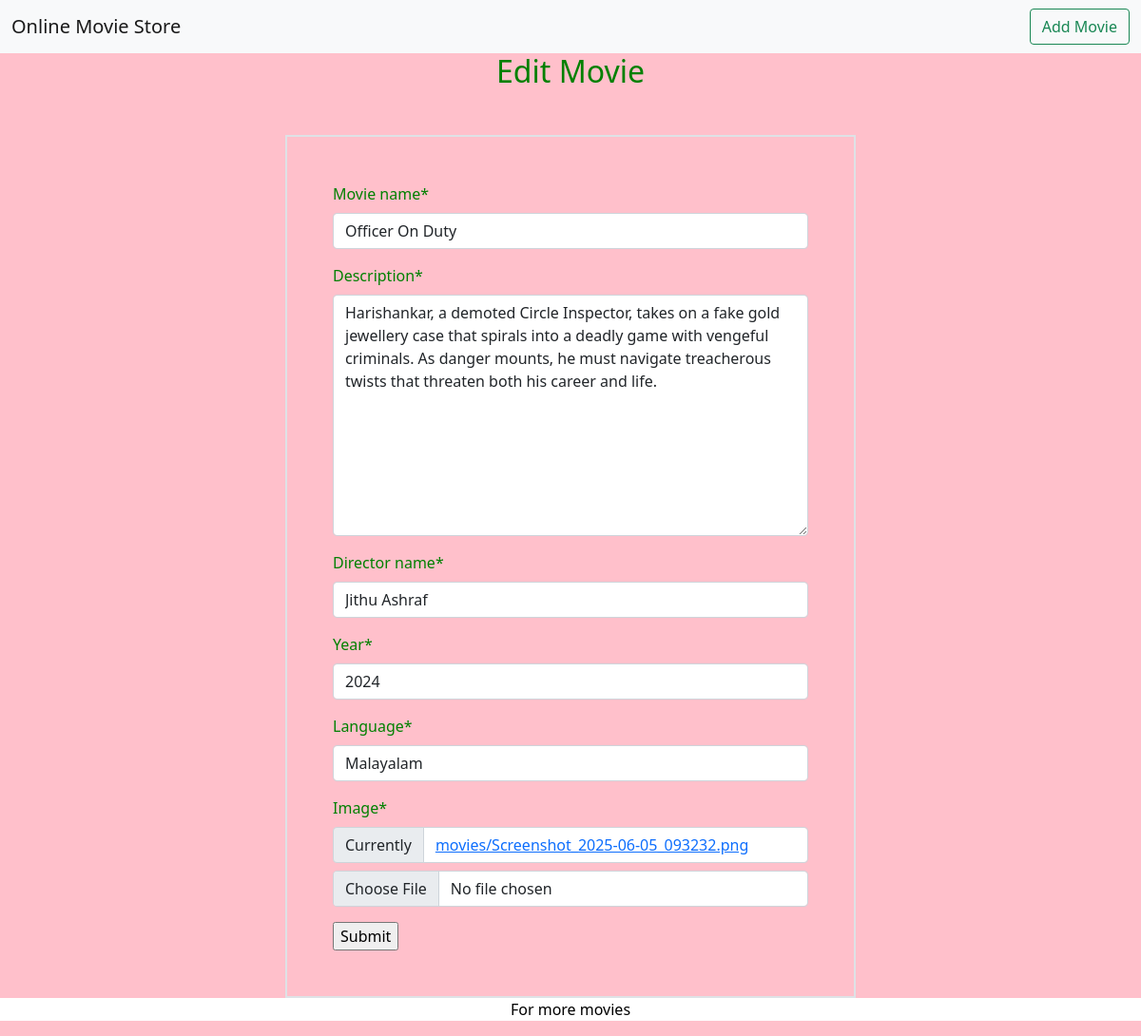
Screenshot of /editmovie/15 with the database file from the repository.
### movielist/models.py (models this page shows)
class Movie(models.Model):
    movie_name=models.CharField(max_length=30)
    description=models.TextField()
    director_name=models.CharField(max_length=100)
    language=models.CharField(max_length=20)
    year=models.IntegerField()
    image=models.ImageField(upload_to="movies")

### movielist/views.py (the view)
# urls.py: path('editmovie/<int:pk>',views.EditMovieView.as_view(),name="editmovie")
class EditMovieView(UpdateView):
    form_class = MovieForm
    template_name = 'editmovie.html'
    model = Movie
    success_url = reverse_lazy('movielist')

### movielist/forms.py
class MovieForm(forms.ModelForm):
    class Meta:
        model=Movie
        fields=['movie_name','description','director_name','year','language','image']

### templates/editmovie.html (shortened to what this page needs)
{% extends 'base.html'%}
{% load crispy_forms_tags %}
{% block content %}
<h2>Edit Movie</h2>
<div class="container w-50 border border-2 px-5 pb-5 pt-5 mt-5">
  <form method="post" enctype="multipart/form-data">
      {{ form|crispy }}
      <input type="submit">
  </form>
</div>
{% endblock %}

### static/css/style.css (style rules this page uses)
body { background-color:pink; color:green; }
h2 { text-align:center; }

### rows the page displays
Movie: movie_name "Officer On Duty", description "Harishankar, a demoted Circle Inspector, takes on a fake gold jewellery case that spirals into a deadly game with vengeful criminals. As danger mounts, he must navigate treacherous twists that threaten both his career and life.", director_name "Jithu Ashraf", year "2024", language "Malayalam"
